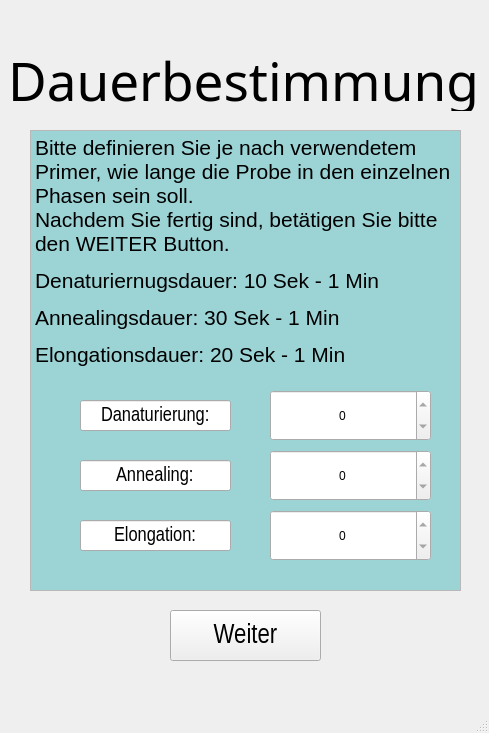
<?xml version="1.0" encoding="UTF-8"?>
<ui version="4.0">
 <class>zeitDef_Voraus</class>
 <widget class="QMainWindow" name="zeitDef_Voraus">
  <property name="geometry">
   <rect>
    <x>0</x>
    <y>0</y>
    <width>489</width>
    <height>733</height>
   </rect>
  </property>
  <property name="windowTitle">
   <string>Vorraussetzungen</string>
  </property>
  <widget class="QWidget" name="centralwidget">
   <widget class="QTextEdit" name="textEdit">
    <property name="geometry">
     <rect>
      <x>30</x>
      <y>130</y>
      <width>431</width>
      <height>461</height>
     </rect>
    </property>
    <property name="readOnly">
     <bool>true</bool>
    </property>
    <property name="html">
     <string>&lt;!DOCTYPE HTML PUBLIC &quot;-//W3C//DTD HTML 4.0//EN&quot; &quot;http://www.w3.org/TR/REC-html40/strict.dtd&quot;&gt;
&lt;html&gt;&lt;head&gt;&lt;meta name=&quot;qrichtext&quot; content=&quot;1&quot; /&gt;&lt;meta charset=&quot;utf-8&quot; /&gt;&lt;style type=&quot;text/css&quot;&gt;
p, li { white-space: pre-wrap; }
hr { height: 1px; border-width: 0; }
li.unchecked::marker { content: &quot;\2610&quot;; }
li.checked::marker { content: &quot;\2612&quot;; }
&lt;/style&gt;&lt;/head&gt;&lt;body style=&quot; font-family:'Segoe UI'; font-size:9pt; font-weight:400; font-style:normal;&quot; bgcolor=&quot;#9cd4d6&quot;&gt;
&lt;p style=&quot; margin-top:12px; margin-bottom:12px; margin-left:0px; margin-right:0px; -qt-block-indent:0; text-indent:0px;&quot;&gt;&lt;span style=&quot; font-family:'Arial','sans-serif'; font-size:16pt;&quot;&gt;Bitte definieren Sie je nach verwendetem Primer, wie lange die Probe in den einzelnen Phasen sein soll.&lt;br /&gt;Nachdem Sie fertig sind, betätigen Sie bitte den WEITER Button. &lt;/span&gt;&lt;/p&gt;
&lt;p style=&quot; margin-top:12px; margin-bottom:12px; margin-left:0px; margin-right:0px; -qt-block-indent:0; text-indent:0px;&quot;&gt;&lt;span style=&quot; font-family:'Arial','sans-serif'; font-size:16pt;&quot;&gt;Denaturiernugsdauer: 10 Sek - 1 Min&lt;/span&gt;&lt;/p&gt;
&lt;p style=&quot; margin-top:12px; margin-bottom:12px; margin-left:0px; margin-right:0px; -qt-block-indent:0; text-indent:0px;&quot;&gt;&lt;span style=&quot; font-family:'Arial','sans-serif'; font-size:16pt;&quot;&gt;Annealingsdauer: 30 Sek - 1 Min&lt;/span&gt;&lt;/p&gt;
&lt;p style=&quot; margin-top:12px; margin-bottom:12px; margin-left:0px; margin-right:0px; -qt-block-indent:0; text-indent:0px;&quot;&gt;&lt;span style=&quot; font-family:'Arial','sans-serif'; font-size:16pt;&quot;&gt;Elongationsdauer: 20 Sek - 1 Min&lt;/span&gt;&lt;/p&gt;&lt;/body&gt;&lt;/html&gt;</string>
    </property>
   </widget>
   <widget class="QLabel" name="label">
    <property name="geometry">
     <rect>
      <x>-2</x>
      <y>50</y>
      <width>491</width>
      <height>61</height>
     </rect>
    </property>
    <property name="font">
     <font>
      <family>Tw Cen MT</family>
      <pointsize>40</pointsize>
      <bold>false</bold>
     </font>
    </property>
    <property name="text">
     <string>Dauerbestimmung</string>
    </property>
    <property name="alignment">
     <set>Qt::AlignCenter</set>
    </property>
   </widget>
   <widget class="QPushButton" name="btn_Weiter">
    <property name="geometry">
     <rect>
      <x>170</x>
      <y>610</y>
      <width>151</width>
      <height>51</height>
     </rect>
    </property>
    <property name="font">
     <font>
      <family>Arial Narrow</family>
      <pointsize>20</pointsize>
     </font>
    </property>
    <property name="text">
     <string>Weiter</string>
    </property>
   </widget>
   <widget class="QLineEdit" name="Dauer_line">
    <property name="geometry">
     <rect>
      <x>80</x>
      <y>520</y>
      <width>151</width>
      <height>31</height>
     </rect>
    </property>
    <property name="font">
     <font>
      <family>Arial Narrow</family>
      <pointsize>15</pointsize>
     </font>
    </property>
    <property name="text">
     <string>Elongation:</string>
    </property>
    <property name="alignment">
     <set>Qt::AlignCenter</set>
    </property>
    <property name="readOnly">
     <bool>true</bool>
    </property>
   </widget>
   <widget class="QSpinBox" name="wasserDauer_elong">
    <property name="geometry">
     <rect>
      <x>270</x>
      <y>510</y>
      <width>161</width>
      <height>51</height>
     </rect>
    </property>
    <property name="alignment">
     <set>Qt::AlignCenter</set>
    </property>
    <property name="readOnly">
     <bool>true</bool>
    </property>
   </widget>
   <widget class="QLineEdit" name="Dauer_line_2">
    <property name="geometry">
     <rect>
      <x>80</x>
      <y>460</y>
      <width>151</width>
      <height>31</height>
     </rect>
    </property>
    <property name="font">
     <font>
      <family>Arial Narrow</family>
      <pointsize>15</pointsize>
     </font>
    </property>
    <property name="text">
     <string>Annealing:</string>
    </property>
    <property name="alignment">
     <set>Qt::AlignCenter</set>
    </property>
    <property name="readOnly">
     <bool>true</bool>
    </property>
   </widget>
   <widget class="QSpinBox" name="wasserDauer_aneal">
    <property name="geometry">
     <rect>
      <x>270</x>
      <y>450</y>
      <width>161</width>
      <height>51</height>
     </rect>
    </property>
    <property name="alignment">
     <set>Qt::AlignCenter</set>
    </property>
    <property name="readOnly">
     <bool>true</bool>
    </property>
   </widget>
   <widget class="QLineEdit" name="Dauer_line_3">
    <property name="geometry">
     <rect>
      <x>80</x>
      <y>400</y>
      <width>151</width>
      <height>31</height>
     </rect>
    </property>
    <property name="font">
     <font>
      <family>Arial Narrow</family>
      <pointsize>15</pointsize>
     </font>
    </property>
    <property name="text">
     <string>Danaturierung:</string>
    </property>
    <property name="alignment">
     <set>Qt::AlignCenter</set>
    </property>
    <property name="readOnly">
     <bool>true</bool>
    </property>
   </widget>
   <widget class="QSpinBox" name="wasserDauer_denat">
    <property name="geometry">
     <rect>
      <x>270</x>
      <y>390</y>
      <width>161</width>
      <height>51</height>
     </rect>
    </property>
    <property name="alignment">
     <set>Qt::AlignCenter</set>
    </property>
    <property name="readOnly">
     <bool>true</bool>
    </property>
   </widget>
  </widget>
  <widget class="QMenuBar" name="menubar">
   <property name="geometry">
    <rect>
     <x>0</x>
     <y>0</y>
     <width>489</width>
     <height>22</height>
    </rect>
   </property>
  </widget>
  <widget class="QStatusBar" name="statusbar"/>
 </widget>
 <resources/>
 <connections/>
</ui>
